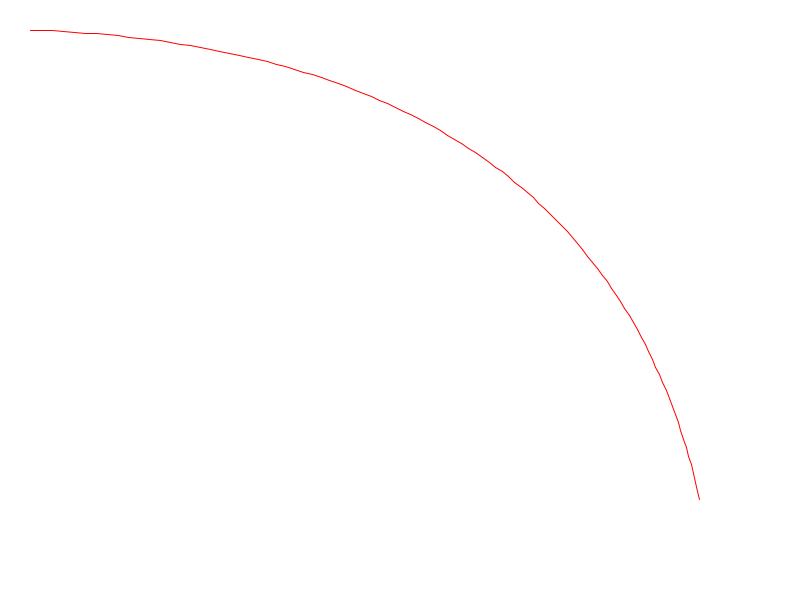
Frame 1 (no input)
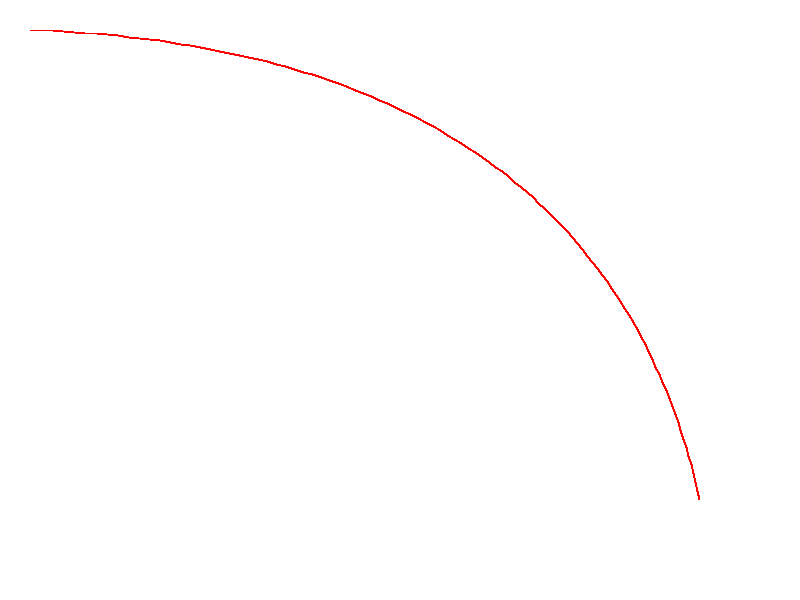
Frame 60 (the mouse pressed at the canvas centre just before this capture)
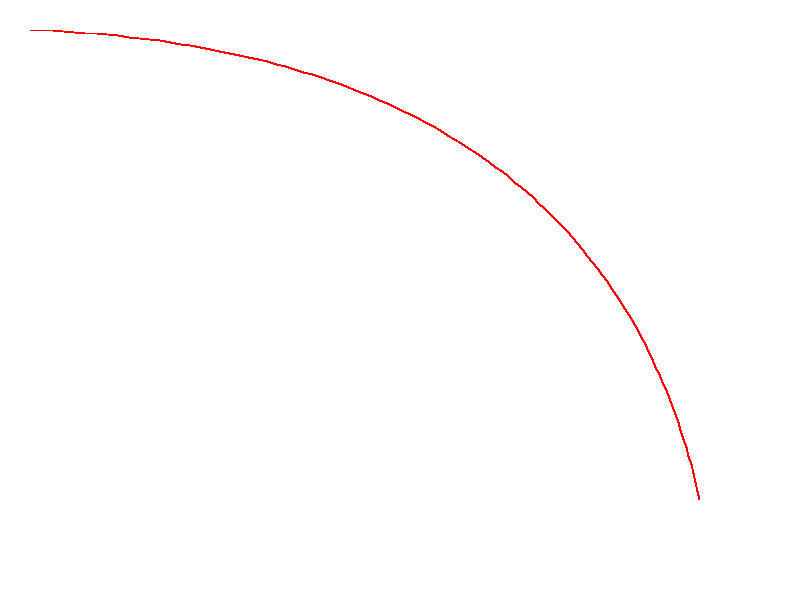
Frame 120 (the mouse held since frame 60 and released just before this capture)

The Processing sketch that drew these frames (run headless with seeded random() and noise(); from frame 60 on, the mouse is pressed at the canvas centre):

// Processing sketch: bezier
// ── bezier.pde

void bezier(int fromX, int fromY, int toX , int toY, int c1, int c2)
{
	stroke(255, 0, 0); // Red

	float x = float(fromX);
    float y = float(fromY);
    for(float t = 0.f; t <= 1.f; t += 0.01f)
    {
        float nx = (1.f - t) * (1.f - t) * fromX + 2.f * t * (1.f - t) * c1 + t * t * toX;
        float ny = (1.f - t) * (1.f - t) * fromY + 2.f * t * (1.f - t) * c2 + t * t * toY;
        println("x:", x);
        println("y:", y);
        print('\n');

        line(x, y, nx, ny);
        x = nx;
        y = ny;
    }
}

void setup()
{
    size(800, 600);
    background(255, 255, 255);
    frameRate(5);
}

void draw()
{
    bezier(30, 30, 700, 500, 600, 50);
}
